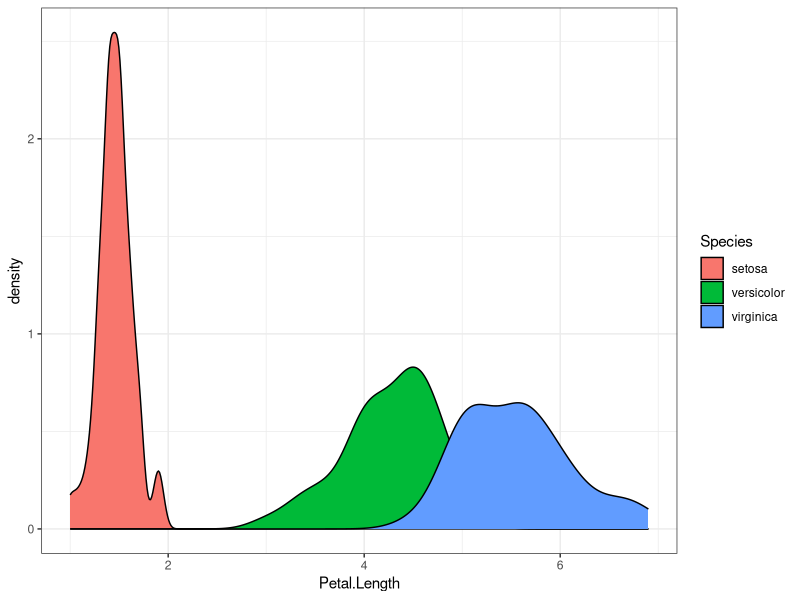
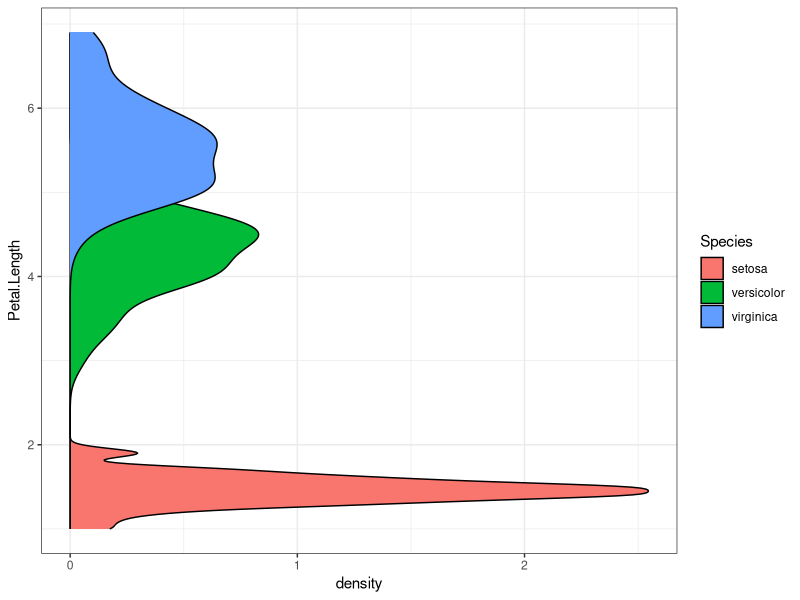
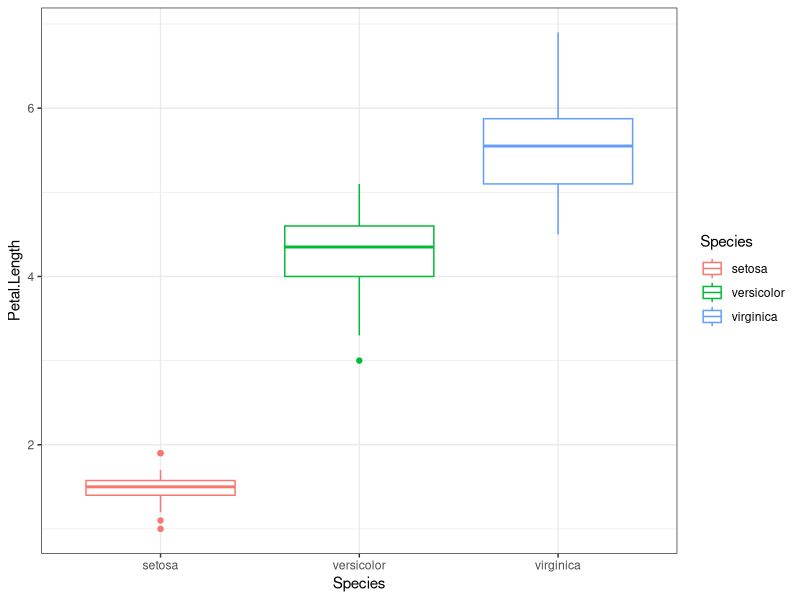
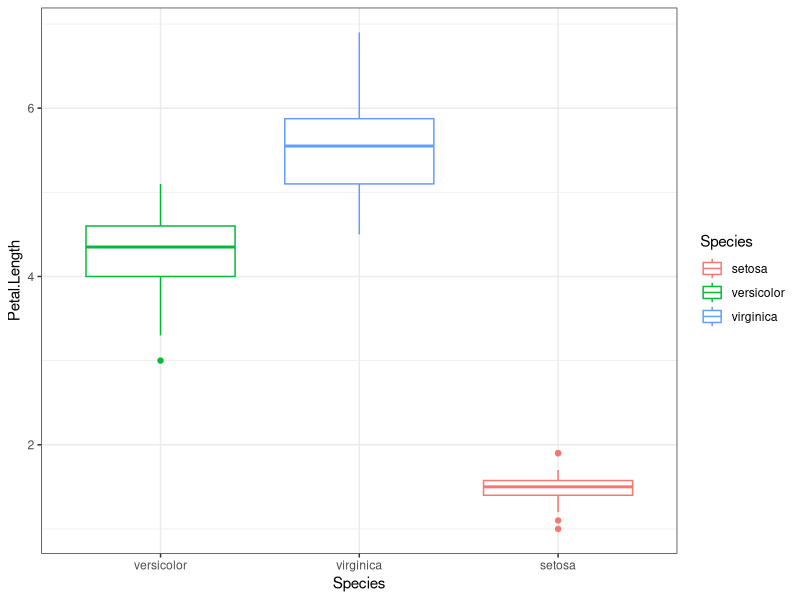
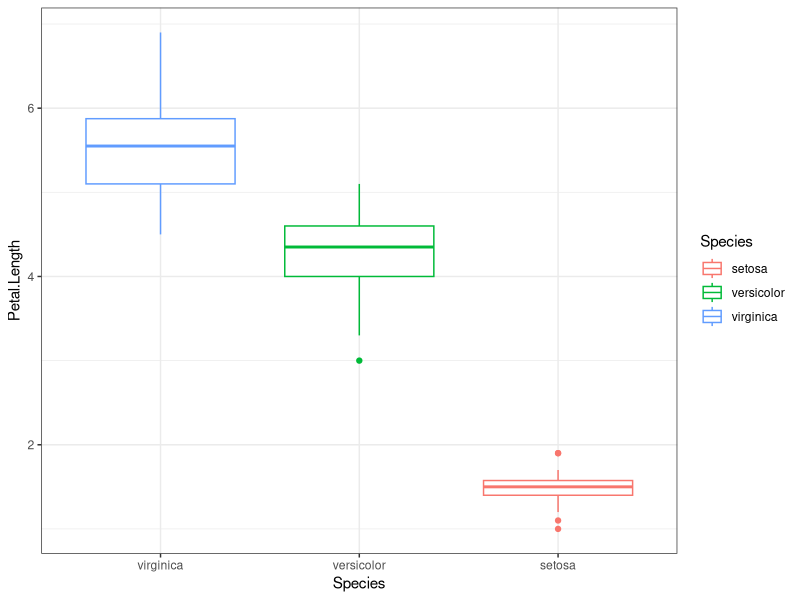
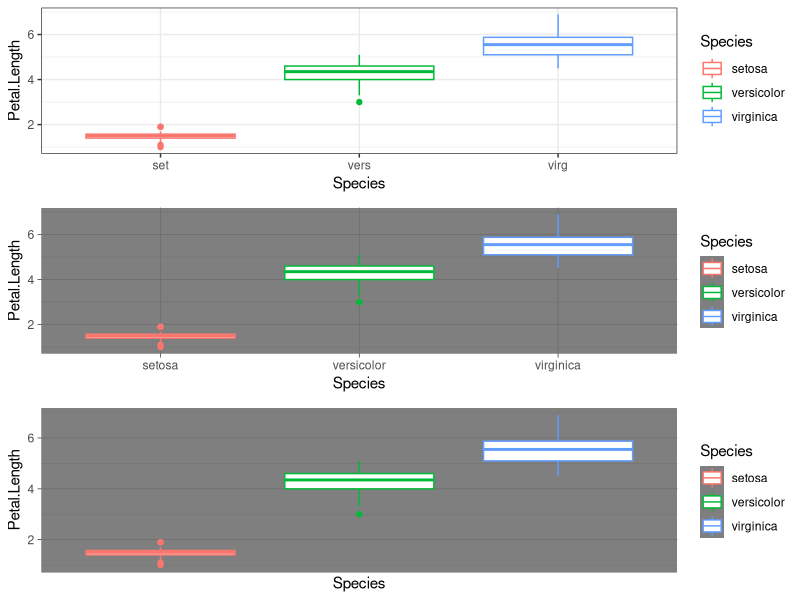
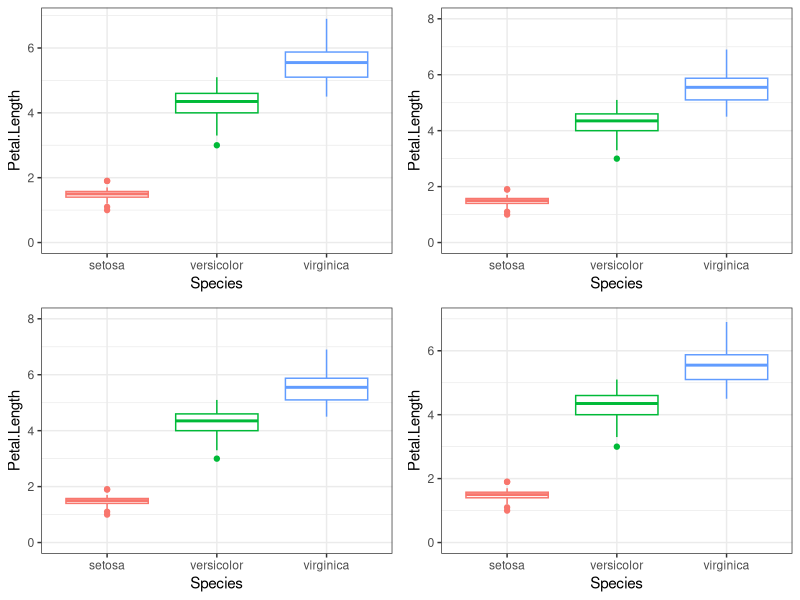
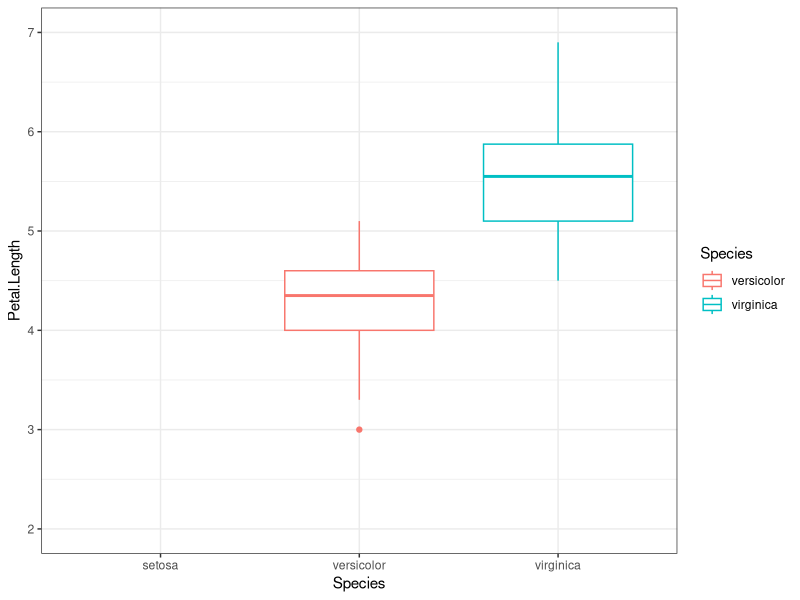

Here is the R script that generated these plots, in order:
## ---- chunk 1
knitr::opts_chunk$set(echo = TRUE,warning = F,fig.align = "center",fig.width = 5,fig.height = 3)
## ---- chunk 2
library(ggplot2)
library(tidyverse)
library(gridExtra)
h <-  ggplot()+
  geom_density(data=iris,aes(x=Petal.Length,fill=Species))+theme_bw()
h

## ---- chunk 3
h+coord_flip()
## ---- chunk 4
g <- ggplot(iris,aes(Species,Petal.Length,color=Species))+geom_boxplot()+theme_bw()
g
g+scale_x_discrete(limits=c("versicolor","virginica","setosa"))
## ---- chunk 5
#ottenere i nomi della variabile "Species"
lev <- levels(iris$Species)
lev
#invertire l'ordine
rlev <- rev(lev)
rlev
g+scale_x_discrete(limits=rlev)
## ---- chunk 6
#i nomi solitamente vengono presi direttamente dal dataframe dei dati, ma possono essereimpostati manualmente
a <- g+scale_x_discrete(breaks=c("setosa","versicolor","virginica"),
                   labels=c("set","vers","virg"))
#nascondere i nomi
b <- g+theme(axis.ticks = element_blank(),axis.text = element_blank())+theme_dark()
#nascondere i nomi e la relativa griglia
c <- g+scale_x_discrete(breaks=NULL)+theme_dark()
grid.arrange(a,b,c,nrow=3)
## ---- chunk 7
#espandere i limiti di y
a <- g+expand_limits(y=0)+theme(legend.position = "none")
b <- g+expand_limits(y=c(0,8))+theme(legend.position = "none")
#si puo impostare anche con la funzione "ylim(0,8)"
c <- g+ylim(0,8)+theme(legend.position = "none")
#la funzione "scale_y_continuos" è analoga a "ylim" ma sovrascrive le impostazioni di quest'ultimo, quindi in presenza di tutte e due le funzioni prevale la prima
d <- g+ylim(0,8)+scale_y_continuous(limits = c(0,7))+theme(legend.position = "none")
grid.arrange(a,b,c,d,ncol=2,nrow=2)
## ---- chunk 8
 g+ylim(2,7)#qui i dati vengono eliminati, infatti spariscono anche dalla legenda
 g+coord_cartesian(ylim = c(2,7))#qui i dati vengono conservati. la funzionepraticamente fa uno  "zoom" sull'area impostata
 g+coord_cartesian(ylim = c(2,7),xlim = c(2,3))#nota che anche se l'asse x è una variabile discreta e una stringa di testo la funzione mostra comunque la parte di grafico richiesta
## ---- chunk 9
#assegnare ad un range di valori x-y un intervallo scelto
g+scale_y_continuous(breaks = seq(0,7,0.5))# con 0-7 il range sulle y e 0.5 l'intervallo
## ---- chunk 10
g+scale_y_reverse()#solo per variabili continue
## ---- chunk 11
species_group <- group_by(iris,Species)
species_group <- summarise(species_group,mean_petal.length=mean(Petal.Length),median_petal.length=median(Petal.Length))
## ---- chunk 12
species_group
## ---- chunk 13
#impostare l'intervallo sulle y
g+scale_y_continuous(breaks = seq(1,10,1/4))+geom_hline(data=species_group,aes(yintercept=mean_petal.length,color=Species),size=0.3)
#impostare manulamente l'intervallo
g+scale_y_continuous(breaks =species_group$median_petal.length)#impostare i valoriin base ad un'espressione
g+scale_y_continuous(breaks =c(1.5,2.5,5,5.75,6))#impostare manualemente i valori con un vettore
## ---- chunk 14
set.seed(201)
n <- 100
dat <- data.frame(
  x=(1:n+rnorm(n,sd=5))/20,
  y=2*2^((1:n+rnorm(n,sd = 5))/20)
  )
a <- ggplot(dat,aes(x,y))+geom_point()+theme_bw()
a
## ---- chunk 15
library(scales)
b <- a+scale_y_continuous(trans = log2_trans())#scala mantenendo i valori sull'asse y ad intervalli lineari
c<- a+coord_trans(y="log2")
grid.arrange(b,c,nrow=2)
## ---- chunk 16
set.seed(202)
dat <- data.frame(x=runif(40,0,10),y=runif(40,0,50))
a <- ggplot(dat,aes(x,y))+geom_point()+theme_bw()
a
a+coord_fixed()#rapporto tra gli assi di defoult=1
a+coord_fixed(ratio = 1/3)#rapporto di 1/3 cioè un'unita sull'asse y è 3 volte più piccola di quella sull'asse x
## ---- chunk 17
#eliminare l'intestazione dalle assi
a+theme(axis.title.x = element_blank(),axis.title.y = element_blank())
#impostare il titolo degli assi
a+ylab("ipsilon")+xlab("ics")
#equivalente a :
a+scale_x_continuous(name = "")+scale_y_continuous(name = "ipsilon")
#impostare il font e il colore del titolo
a+theme(axis.title.x = element_text(face = "bold",colour = 2,size = 15))
#impostare il font, il colore e l'angolo dei valori sulle assi
a+theme(axis.text.x = element_text(angle = 90,size = 10,colour = 2))
